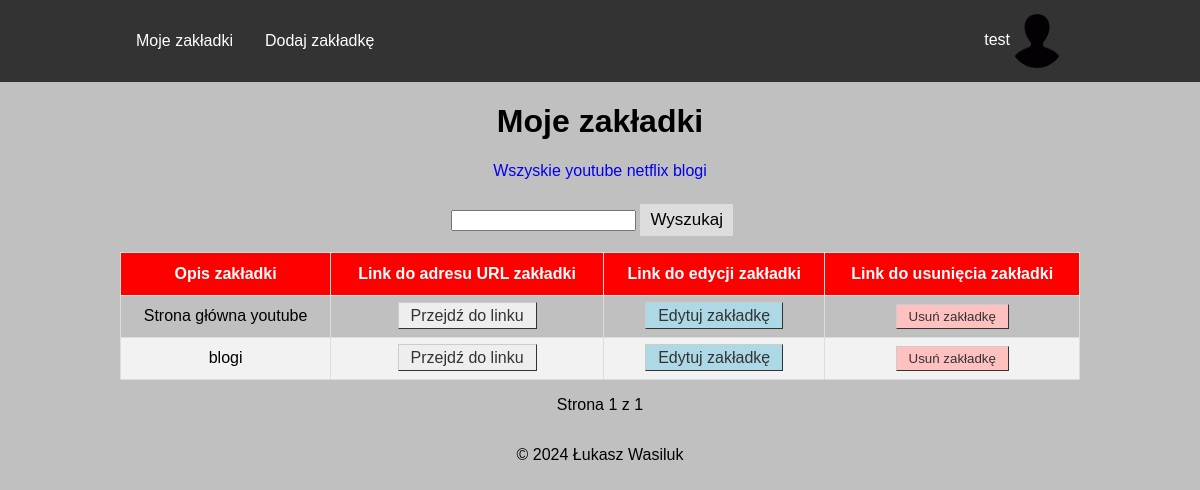
Page /index.php (signed in) on the earlier database version.
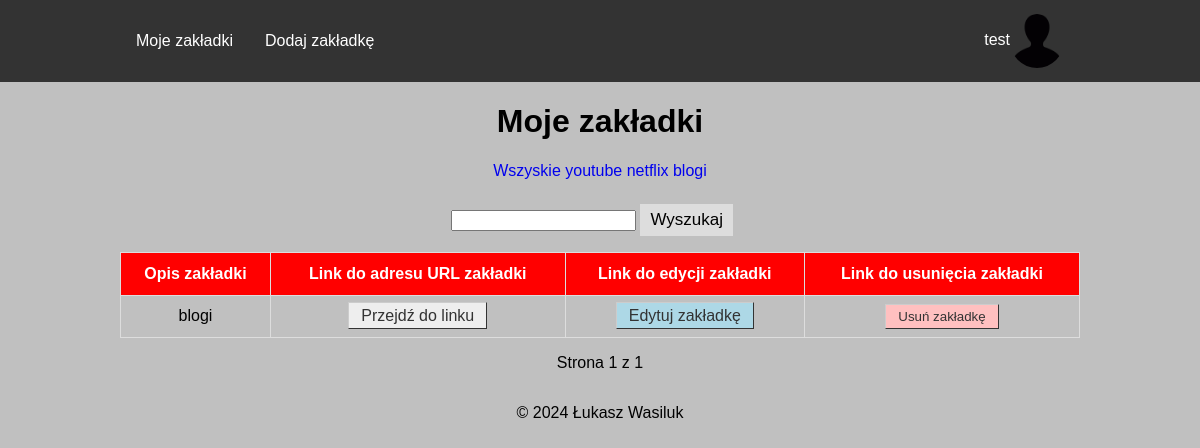
Same page on the later database version.
### tables this page shows
CREATE TABLE `kategorie` (
  `id` int(10) UNSIGNED NOT NULL,
  `nazwa` varchar(64) NOT NULL
);

CREATE TABLE `zakladki` (
  `id` int(10) UNSIGNED NOT NULL,
  `idUzytkownika` int(10) UNSIGNED NOT NULL,
  `idKategorii` int(10) UNSIGNED NOT NULL,
  `url` text NOT NULL,
  `opis` text NOT NULL
);

### index.php (the view, shortened to what this page needs)
<!DOCTYPE html>
<html lang="en">
<head>
    <link rel="stylesheet" href="./Styles/styles.css">
</head>
<body>
    <?php
    require("menu.php");
    ?>
    <main class="text-center">
        <h1>Moje zakładki</h1>
        <div class="center-80">
            <?php
            $sql = "SELECT id, nazwa FROM kategorie";
            $result = $conn->query($sql);
            echo "<a href='index.php' class='filter-link'>Wszyskie</a>";
            while ($row = $result->fetch_object()) {
                echo " <a href='index.php?idKat={$row->id}' class='filter-link'>{$row->nazwa}</a>";
            }
            ?>
            <form>
                <p>
                    <input type="text" name="fraza">
                    <button type="submit" class="search-button">Wyszukaj</button>
                </p>
            </form>
            <?php
            $sql = "SELECT id, url, opis FROM zakladki WHERE idUzytkownika = {$_SESSION['id']}";
            if (isset($_GET["page"])) {
                $page  = $_GET["page"];
            } else {
                $page = 1;
            }
            $limit = 20;
            $page_index = ($page - 1) * $limit;
            $sqlToCountRecords = str_replace("id, url, opis", "count(*)", $sql);
            $sql .= " LIMIT $page_index, $limit";
            $result = $conn->query($sql);
            if ($result->num_rows > 0) {
                echo "<table>";
                echo "<thead>";
                echo "<th>Opis zakładki</th>";
                echo "<th>Link do adresu URL zakładki</th>";
                echo "<th>Link do edycji zakładki</th>";
                echo "<th>Link do usunięcia zakładki</th>";
                echo "<tbody>";
                while ($row = $result->fetch_assoc()) {
                    echo "<tr>";
                    echo "<td>{$row['opis']}</td>";
                    echo "<td><a href={$row['url']} target='_blank' class='button succes-btn'>Przejdź do linku</a></td>";
                    echo "<td><a href='updateForm.php?idZakladki={$row['id']}' class='button update-btn'>Edytuj zakładkę</a></td>";
                    echo "<td>";
                    echo "<form method='POST' action='delete.php'>";
                    echo "<input type='submit' value='Usuń zakładkę' class='button delete-btn'>";
                    echo "</form>";
                    echo "</td>";
                    echo "</tr>";
                }
                echo "</tbody>";
                echo "</table>";
                $result = $conn->query($sqlToCountRecords);
                $numberOfRecords = $result->fetch_row()[0];
                $total_pages = ceil($numberOfRecords / $limit);
                echo "<div class='pagination'>";
                echo "Strona $page z $total_pages";
            } else {
                echo "Nie znaleziono żadnych zakładek.";
            }
            echo "</div>";
            ?>
        </div>
    </main>
    <?php
    require("footer.php");
    ?>
</body>
</html>

Differences in the rows shown:
removed zakladki: opis "Strona główna youtube"
